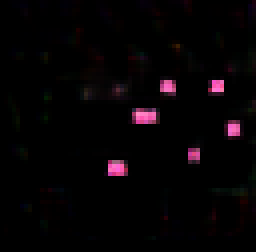
#> input picture conture_detector/sample.png, 64 x 63 px (shown 4 times larger)
$ python conture_detector.py   (older library calls are emulated)
#> lines starting #> are read from the running program, lines starting #| are printed output that depends on the picture; after the words box and inside, x2 and y2 are one past the last pixel; in counts of white or black regions, pixels touching at a corner belong together
import numpy as np
import cv2
import json


# [5 lines left out: function view_image, not called in this run]


def centroid(*points):
    x_coords = [p[0] for p in points]
    y_coords = [p[1] for p in points]
    _len = len(points)
    centroid_x = sum(x_coords)/_len
    centroid_y = sum(y_coords)/_len
    return [centroid_x, centroid_y]


def conture_detector(image_path):
    """
    Conture detector returns a list of centroids of a generated image (of nn).


    """
#> called with image_path = 'sample.png'

    image = cv2.imread(image_path)
#> image is the input picture: shape (63, 64, 3); mean B, G, R 4.2, 2.6, 5.9
    hsv_img = cv2.cvtColor(image, cv2.COLOR_BGR2HSV)
#> hsv_img: shape (63, 64, 3); mean H, S, V 26.9, 70.5, 6.3

    green_low = np.array([45, 100, 50])
    green_high = np.array([75, 255, 255])
    curr_mask = cv2.inRange(hsv_img, green_low, green_high)
#> curr_mask: shape (63, 64); every value is 0
    hsv_img[curr_mask > 0] = ([75, 255, 200])

    # converting the HSV image to Gray inorder to be able to apply
    # contouring
    RGB_again = cv2.cvtColor(hsv_img, cv2.COLOR_HSV2RGB)
    gray = cv2.cvtColor(RGB_again, cv2.COLOR_RGB2GRAY)
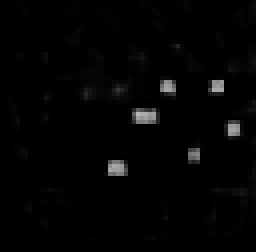
#> gray: shape (63, 64) (shown 4 times larger); min 0, max 183, mean 3.7

    ret, threshold = cv2.threshold(gray, 90, 255, 0)
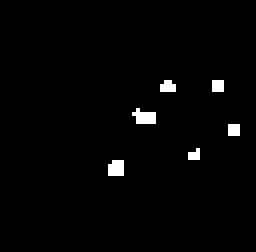
#> threshold: shape (63, 64) (shown 4 times larger); 1.7% white in thin lines or dots, all inside (x1, y1, x2, y2) = (27, 20, 60, 44)

    contours, _ = cv2.findContours(threshold, cv2.RETR_TREE, cv2.CHAIN_APPROX_SIMPLE)
#> contours = 6 contours, all with area under 20

    centroid_points = []

    for contour in contours:
        contour = contour.tolist()

        contour_ = []
        for c in contour:
            contour_.append((*c[0],))

        centroid_point = centroid(*contour_)
        centroid_points.append(centroid_point)
#> this loop made 6 passes
#> (contour, x_coords in centroid, y_coords in centroid, centroid_x in centroid, centroid_y in centroid) on passes 1, 2, 3, 5: ([[[28, 40]], [[27, 41]], [[27, 43]], [[30, 43]], [[30, 40]]], [28, 27, 27, 30, 30], [40, 41, 43, 43, 40], 28.4, 41.4), ([[[49, 37]], [[48, 38]], [[47, 38]], [[47, 39]], [[49, 39]]], [49, 48, 47, 47, 49], [37, 38, 38, 39, 39], 48, 38.2), ([[[57, 31]], [[57, 33]], [[59, 33]], [[59, 31]]], [57, 57, 59, 59], [31, 33, 33, 31], 58, 32), ([[[53, 20]], [[53, 22]], [[55, 22]], [[55, 20]]], [53, 53, 55, 55], [20, 22, 22, 20], 54, 21)
#> (x_coords in centroid, y_coords in centroid, centroid_x in centroid, centroid_y in centroid) on passes 4, 6: ([34, 33, 34, 34, 38, 38, 35], [27, 28, 29, 30, 30, 28, 28], 35.14, 28.57), ([41, 40, 40, 43, 43, 42], [20, 21, 22, 22, 21, 20], 41.5, 21)
#> after the loop, centroid_points = [[28.4, 41.4], [48, 38.2], [58, 32], [35.14, 28.57], [54, 21], [41.5, 21]]

    return centroid_points


# [37 lines left out: function conture_detector_from_image_object, not called in this run]


def write_to_json(fielpath, centroids):
    with open(fielpath, "w") as f:
        json.dump(centroids, f, indent=4)


def main():
    centroids = conture_detector("sample.png")
#> centroids has the same summary as centroid_points in conture_detector

    write_to_json("centroids.json", centroids)

if __name__ == "__main__":
    main()


# cv2.drawContours(image, contours, -1, (255, 255, 255), 3)
# view_image(image)  # 5
